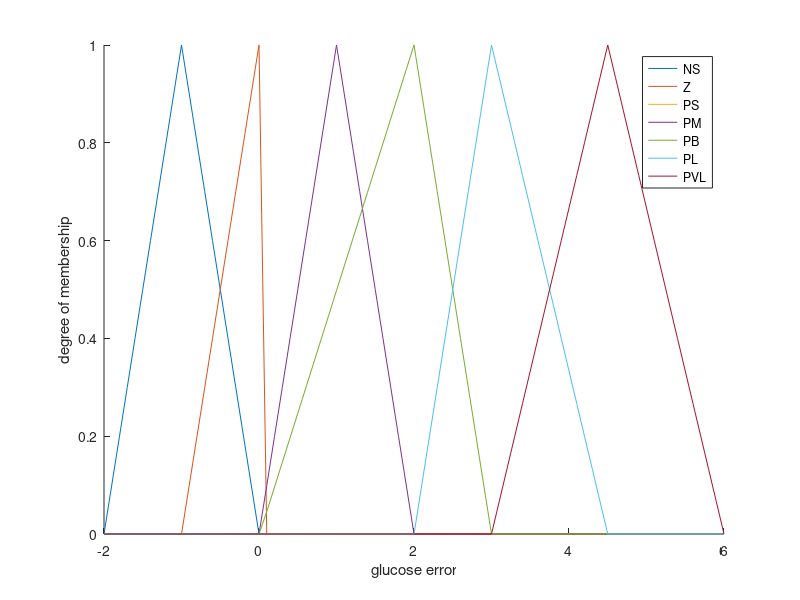

This chart was generated by the following MATLAB code:
clear;
a=-2; b=6; step=0.1; t=a:step:b;
for i = 1:length(t)

f1 = [(t(i)-(-2))/((-1)-(-2)),(0-t(i))/(0-(-1)),1];
f2 = [(t(i)-(-1))/(0-(-1)),(0.001-t(i))/(0.001-0),1];
f3 = [(t(i)-0)/(0.001-0),(0.009-t(i))/(0.009-0.001),1];
f4 = [(t(i)-0.001)/(1-0.001),(2-t(i))/(2-1),1];
f5 = [(t(i)-0.009)/(2-0.009),(3-t(i))/(3-2),1];
f6 = [(t(i)-2)/(3-2),(4.5-t(i))/(4.5-3),1];
f7 = [(t(i)-3)/(4.5-3),(6-t(i))/(6-4.5),1];

NS(i) = max(min(f1),0);
Z(i) = max(min(f2),0);
PS(i) = max(min(f3),0);
PM(i) = max(min(f4),0);
PB(i) = max(min(f5),0);
PL(i) = max(min(f6),0);
PVL(i) = max(min(f7),0);
end
figure(1)
    %title("Membership Function");
    xlabel('glucose error'); 
    ylabel('degree of membership');
	hold on
	plot(t,NS(1:length(t)));
	plot(t,Z(1:length(t)));
	plot(t,PS(1:length(t)));
	plot(t,PM(1:length(t)));
	plot(t,PB(1:length(t)));
	plot(t,PL(1:length(t)));
	plot(t,PVL(1:length(t)));
	hold off
    legend('NS','Z','PS','PM','PB','PL','PVL');  

